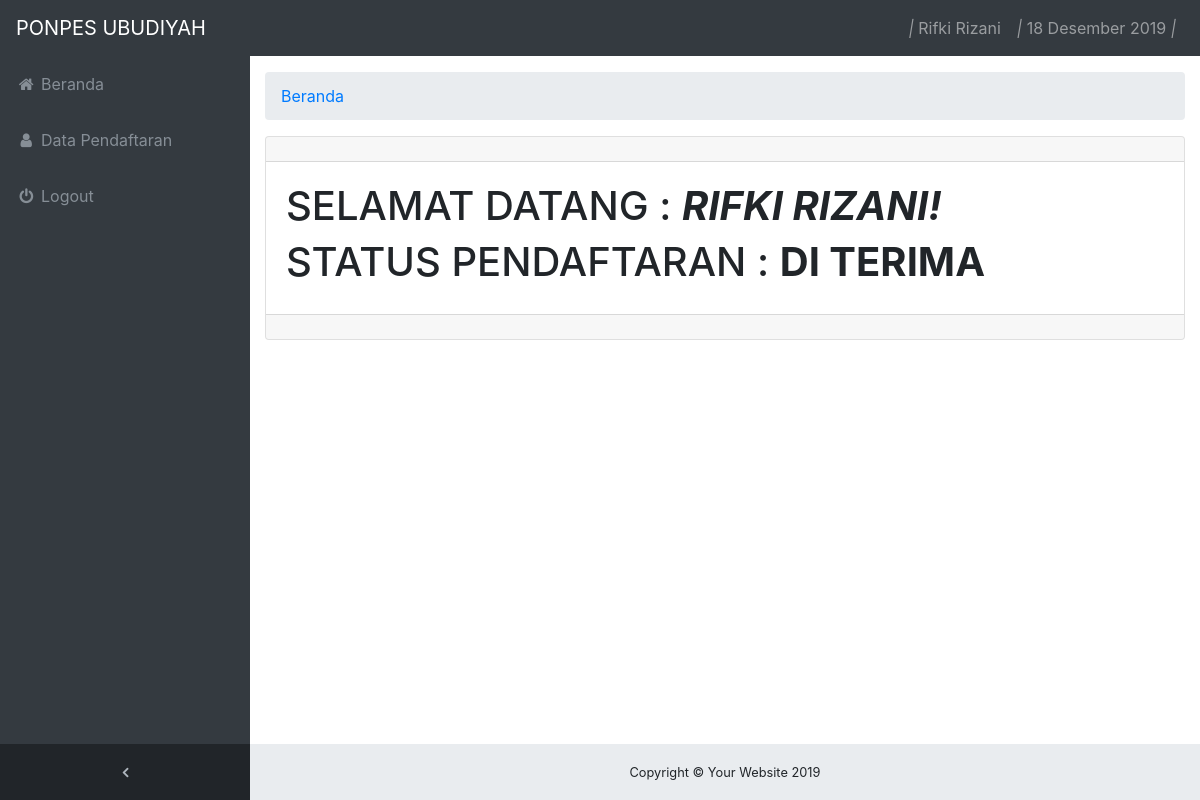
The app's page /siswa/index.php (signed in) with its own data.
### tables this page shows
CREATE TABLE `pengguna` (
  `id_pengguna` int(11) NOT NULL,
  `id_pendaftar` int(11) DEFAULT NULL,
  `username` varchar(20) NOT NULL,
  `password` varchar(20) NOT NULL,
  `status` varchar(15) NOT NULL,
  `level` varchar(10) NOT NULL
);

CREATE TABLE `pendaftar` (
  `id_pendaftar` int(11) NOT NULL,
  `no_pendaftar` varchar(25) NOT NULL,
  `nama_pendaftar` varchar(25) NOT NULL,
  `bin_binti` varchar(25) NOT NULL,
  `status_pendaftar` varchar(15) DEFAULT NULL,
  `tahun_pendaftar` varchar(4) NOT NULL
);

### siswa/sesi_login.php (called while the page is built, shortened)
<?php
if(!isset($_SESSION['password']) AND !isset($_SESSION['id_pengguna'])){
 echo '<script language="javascript">alert("Akses Ditolak!"); document.location="../index.php";</script>';
} else {
include("koneksi.php");
$id_pengguna = $_SESSION['id_pengguna'];
$user = mysql_query("SELECT * FROM `pengguna` JOIN pendaftar ON pendaftar.id_pendaftar=pengguna.id_pendaftar WHERE pengguna.id_pengguna = '$id_pengguna'",$conn);
	while ($data = mysql_fetch_array($user)) {
	$nama_pendaftar = $data['nama_pendaftar'];
	$status_pendaftar = $data['status_pendaftar'];
	}
}
?>

### siswa/tgl_indo.php (called while the page is built, shortened)
<?php
function tgl_indo($day){
 $day = explode ("-",$day);
 switch ($day[1]){
 case 12:
 $day[1] = "Desember";
 break;
 }
 $day_indo = $day[2]." ".$day[1]." ".$day[0];
 return $day_indo;
}

### siswa/index.php (the view, shortened to what this page needs)
<?php
  include 'header.php';
  include 'menu.php';
?>
  <div class="content-wrapper">
    <div class="container-fluid">
      <ol class="breadcrumb">
        <li class="breadcrumb-item">
          <a href="#">Beranda</a>
        </li>
      </ol>
      <div class="card mb-3">
        <div class="card-header">
        </div>
        <div class="card-body">
          <h1>SELAMAT DATANG : <b><i><?php echo strtoupper($nama_pendaftar).'!'?></i></b></h1>
          <h1>STATUS PENDAFTARAN :
            <b>
            <?php
              if ($status_pendaftar!=NULL AND $status_pendaftar!='') {
                echo strtoupper($status_pendaftar);
              } else {
                echo strtoupper('Menunggu Konfirmasi');
              }
            ?>
            </b>
          </h1>
        </div>
        <div class="card-footer small text-muted"></div>
      </div>
    </div>
    <footer class="sticky-footer">
      <div class="container">
        <div class="text-center">
          <small>Copyright © Your Website 2018</small>
        </div>
      </div>
    </footer>
<?php
  include 'footer.php';
?>

### siswa/menu.php (shortened to what this page needs)
<body class="fixed-nav sticky-footer bg-dark" id="page-top">
<nav class="navbar navbar-expand-lg navbar-dark bg-dark fixed-top" id="mainNav">
    <a class="navbar-brand" href="index.html">PONPES UBUDIYAH</a>
    <div class="collapse navbar-collapse" id="navbarResponsive">
      <ul class="navbar-nav navbar-sidenav" id="exampleAccordion">
        <li class="nav-item" data-toggle="tooltip" data-placement="right" title="Beranda">
          <a class="nav-link" href="index.php">
            <i class="fa fa-fw fa-home"></i>
            <span class="nav-link-text">Beranda</span>
          </a>
        </li>
        <li class="nav-item" data-toggle="tooltip" data-placement="right" title="Data Pendaftaran">
          <a class="nav-link" href="pendaftaran.php">
            <i class="fa fa-fw fa-user"></i>
            <span class="nav-link-text">Data Pendaftaran</span>
          </a>
        </li>
        <li class="nav-item">
          <a class="nav-link" data-toggle="modal" data-target="#exampleModal2">
            <i class="fa fa-fw fa-power-off"></i>
            <span class="nav-link-text">Logout</span>
          </a>
        </li>
      </ul>
      <ul class="navbar-nav sidenav-toggler">
        <li class="nav-item">
          <a class="nav-link text-center" id="sidenavToggler">
            <i class="fa fa-fw fa-angle-left"></i>
          </a>
        </li>
      </ul>
      <ul class="navbar-nav ml-auto">
        <a class="nav-link" data-toggle="modal" data-target="#exampleUser">
            <i>|</i>
            <?php echo $nama_pendaftar;?>
        </a>
        <a class="nav-link" data-toggle="modal" data-target="">
            <i>|</i>
            <?php
            $tanggal = date('Y-m-d');
            echo tgl_indo($tanggal);
            ?>
            <i>|</i>
        </a>
      </ul>
    </div>
  </nav>

### user/css/sb-admin.css (style rules this page uses)
html { position: relative; min-height: 100%; }
body { overflow-x: hidden; }
body.sticky-footer { margin-bottom: 56px; }
body.sticky-footer .content-wrapper { min-height: calc(100vh - 56px - 56px); }
body.fixed-nav { padding-top: 56px; }
.content-wrapper { min-height: calc(100vh - 56px); padding-top: 1rem; }
#mainNav .navbar-collapse { overflow: auto; max-height: 75vh; }
#mainNav .navbar-collapse .navbar-nav .nav-item .nav-link { cursor: pointer; }
#mainNav .navbar-collapse .sidenav-toggler { display: none; }
@media (min-width: 992px) { #mainNav .navbar-brand { width: 250px; } }
@media (min-width: 992px) { #mainNav .navbar-collapse { overflow: visible; max-height: none; } }
@media (min-width: 992px) { #mainNav .navbar-collapse .navbar-sidenav { position: absolute; top: 0; left: 0; -webkit-flex-direction: column; -ms-flex-direction: column; flex-direction: column; margin-top: 56px; } }
@media (min-width: 992px) { #mainNav .navbar-collapse .navbar-sidenav > .nav-item { width: 250px; padding: 0; } }
@media (min-width: 992px) { #mainNav .navbar-collapse .navbar-sidenav > .nav-item > .nav-link { padding: 1em; } }
#mainNav.fixed-top .sidenav-toggler { display: none; }
@media (min-width: 992px) { #mainNav.fixed-top .navbar-sidenav { height: calc(100vh - 112px); } }
@media (min-width: 992px) { #mainNav.fixed-top .sidenav-toggler { position: absolute; top: 0; left: 0; display: flex; -webkit-flex-direction: column; -ms-flex-direction: column; flex-direction: column; margin-top: calc(100vh - 56px); } }
@media (min-width: 992px) { #mainNav.fixed-top .sidenav-toggler > .nav-item { width: 250px; padding: 0; } }
@media (min-width: 992px) { #mainNav.fixed-top .sidenav-toggler > .nav-item > .nav-link { padding: 1em; } }
#mainNav.fixed-top.navbar-dark .sidenav-toggler { background-color: #212529; }
#mainNav.fixed-top.navbar-dark .sidenav-toggler a i { color: #adb5bd; }
.content-wrapper { overflow-x: hidden; background: white; }
@media (min-width: 992px) { .content-wrapper { margin-left: 250px; } }
#sidenavToggler i { font-weight: 800; }
#mainNav.navbar-dark .navbar-collapse .navbar-sidenav > .nav-item > .nav-link { color: #868e96; }
@media (min-width: 992px) { #mainNav.navbar-dark .navbar-collapse .navbar-sidenav { background: #343a40; } }
footer.sticky-footer { position: absolute; right: 0; bottom: 0; width: 100%; height: 56px; background-color: #e9ecef; line-height: 55px; }
@media (min-width: 992px) { footer.sticky-footer { width: calc(100% - 250px); } }

### records on screen
pengguna: id_pendaftar.nama_pendaftar "Rifki Rizani", id_pendaftar.nama_pendaftar "RIFKI RIZANI", id_pendaftar.status_pendaftar "DI TERIMA"
